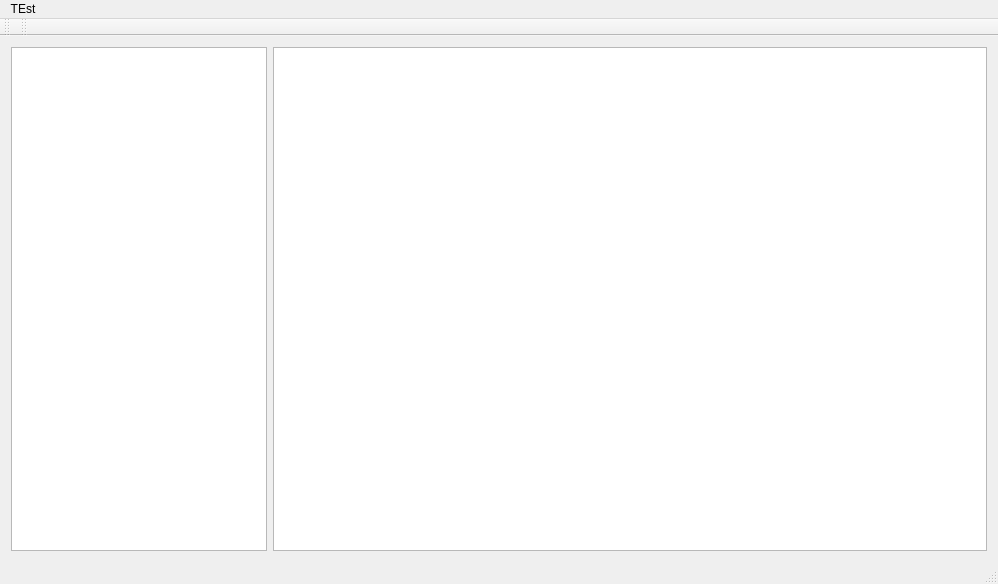
<?xml version="1.0" encoding="UTF-8"?>
<ui version="4.0">
 <class>MainWindow</class>
 <widget class="QMainWindow" name="MainWindow">
  <property name="geometry">
   <rect>
    <x>0</x>
    <y>0</y>
    <width>998</width>
    <height>584</height>
   </rect>
  </property>
  <property name="windowTitle">
   <string>MainWindow</string>
  </property>
  <widget class="QWidget" name="centralWidget">
   <layout class="QHBoxLayout" name="horizontalLayout_2" stretch="0,3">
    <item>
     <widget class="QListView" name="listView"/>
    </item>
    <item>
     <widget class="QTreeView" name="treeView"/>
    </item>
   </layout>
  </widget>
  <widget class="QMenuBar" name="menuBar">
   <property name="geometry">
    <rect>
     <x>0</x>
     <y>0</y>
     <width>998</width>
     <height>25</height>
    </rect>
   </property>
   <widget class="QMenu" name="menuTEst">
    <property name="title">
     <string>TEst</string>
    </property>
   </widget>
   <addaction name="menuTEst"/>
  </widget>
  <widget class="QToolBar" name="mainToolBar">
   <attribute name="toolBarArea">
    <enum>TopToolBarArea</enum>
   </attribute>
   <attribute name="toolBarBreak">
    <bool>false</bool>
   </attribute>
  </widget>
  <widget class="QStatusBar" name="statusBar"/>
  <widget class="QToolBar" name="toolBar">
   <property name="windowTitle">
    <string>toolBar</string>
   </property>
   <attribute name="toolBarArea">
    <enum>TopToolBarArea</enum>
   </attribute>
   <attribute name="toolBarBreak">
    <bool>false</bool>
   </attribute>
  </widget>
 </widget>
 <layoutdefault spacing="6" margin="11"/>
 <resources/>
 <connections/>
</ui>
